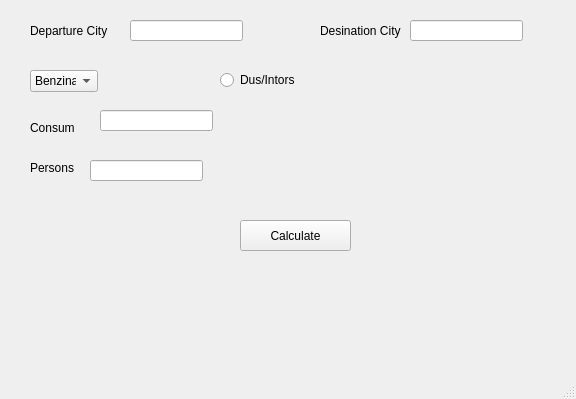
<?xml version="1.0" encoding="UTF-8"?>
<ui version="4.0">
 <class>MainWindow</class>
 <widget class="QMainWindow" name="MainWindow">
  <property name="geometry">
   <rect>
    <x>0</x>
    <y>0</y>
    <width>576</width>
    <height>399</height>
   </rect>
  </property>
  <property name="windowTitle">
   <string>MainWindow</string>
  </property>
  <widget class="QWidget" name="centralwidget">
   <widget class="QLabel" name="Departure_city">
    <property name="geometry">
     <rect>
      <x>30</x>
      <y>20</y>
      <width>111</width>
      <height>21</height>
     </rect>
    </property>
    <property name="text">
     <string>Departure City</string>
    </property>
   </widget>
   <widget class="QLineEdit" name="Departure_city_input">
    <property name="geometry">
     <rect>
      <x>130</x>
      <y>20</y>
      <width>113</width>
      <height>21</height>
     </rect>
    </property>
   </widget>
   <widget class="QLabel" name="Destination_city">
    <property name="geometry">
     <rect>
      <x>320</x>
      <y>20</y>
      <width>121</width>
      <height>21</height>
     </rect>
    </property>
    <property name="text">
     <string>Desination City</string>
    </property>
   </widget>
   <widget class="QLineEdit" name="Destination_city_input">
    <property name="geometry">
     <rect>
      <x>410</x>
      <y>20</y>
      <width>113</width>
      <height>21</height>
     </rect>
    </property>
   </widget>
   <widget class="QComboBox" name="fuel_type">
    <property name="geometry">
     <rect>
      <x>30</x>
      <y>70</y>
      <width>68</width>
      <height>22</height>
     </rect>
    </property>
    <item>
     <property name="text">
      <string>Benzina</string>
     </property>
    </item>
    <item>
     <property name="text">
      <string>Motorina</string>
     </property>
    </item>
   </widget>
   <widget class="QLabel" name="fuel_usage">
    <property name="geometry">
     <rect>
      <x>30</x>
      <y>120</y>
      <width>49</width>
      <height>16</height>
     </rect>
    </property>
    <property name="text">
     <string>Consum</string>
    </property>
   </widget>
   <widget class="QLineEdit" name="fuel_uasge_input">
    <property name="geometry">
     <rect>
      <x>100</x>
      <y>110</y>
      <width>113</width>
      <height>21</height>
     </rect>
    </property>
   </widget>
   <widget class="QLabel" name="persons">
    <property name="geometry">
     <rect>
      <x>30</x>
      <y>160</y>
      <width>49</width>
      <height>16</height>
     </rect>
    </property>
    <property name="text">
     <string>Persons</string>
    </property>
   </widget>
   <widget class="QLineEdit" name="persons_input">
    <property name="geometry">
     <rect>
      <x>90</x>
      <y>160</y>
      <width>113</width>
      <height>21</height>
     </rect>
    </property>
   </widget>
   <widget class="QPushButton" name="calculate_button">
    <property name="geometry">
     <rect>
      <x>240</x>
      <y>220</y>
      <width>111</width>
      <height>31</height>
     </rect>
    </property>
    <property name="text">
     <string>Calculate</string>
    </property>
   </widget>
   <widget class="QRadioButton" name="add_return_radio_button">
    <property name="geometry">
     <rect>
      <x>220</x>
      <y>70</y>
      <width>89</width>
      <height>20</height>
     </rect>
    </property>
    <property name="text">
     <string>Dus/Intors</string>
    </property>
   </widget>
  </widget>
  <widget class="QMenuBar" name="menubar">
   <property name="geometry">
    <rect>
     <x>0</x>
     <y>0</y>
     <width>576</width>
     <height>22</height>
    </rect>
   </property>
  </widget>
  <widget class="QStatusBar" name="statusbar"/>
 </widget>
 <resources/>
 <connections/>
</ui>
